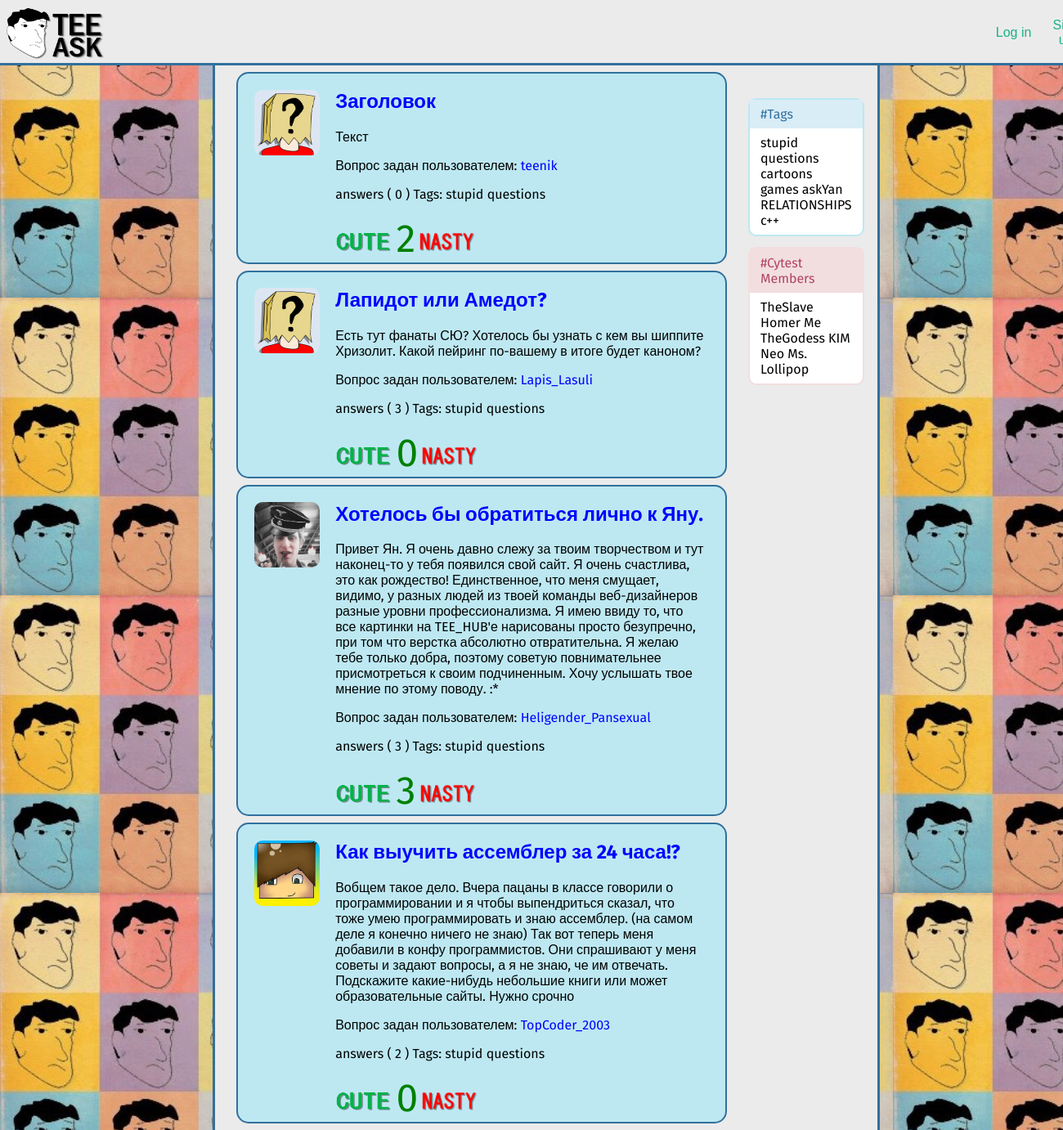
The app's page /, older data.
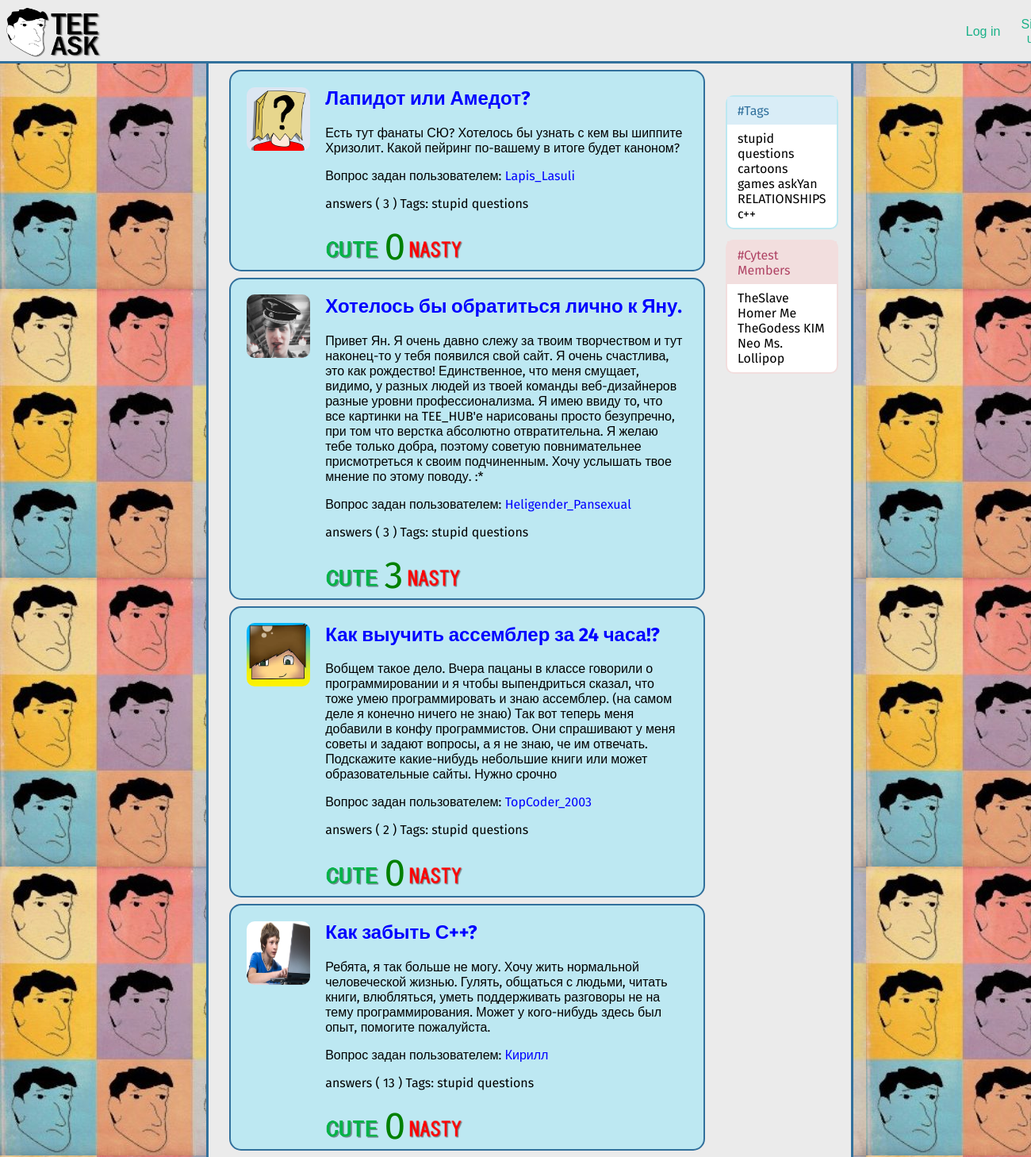
The same page, newer data.
### TeeAsk/models.py (models this page shows, shortened)
class Post(models.Model):
    author = models.ForeignKey(Profile, default=None, on_delete=models.CASCADE)
    date = models.DateTimeField(auto_now_add=True, auto_now=False)
    title = models.TextField()
    text = models.TextField()
    answers = models.IntegerField(default=0)
    likes = models.IntegerField(default=0)

class Profile(User):
    avatar = models.ImageField(upload_to='media', default='default.png')
    objects = UserManager()

### TeeAsk/views.py (the view, shortened to what this page needs)
# urls.py: url(r'^$', IndexView.as_view()),
class IndexView(View):
    def get(self, request):
        ques_form = QuestionForm(initial={'title': 'Заголовок', 'text': 'Текст'})
        title = 'TeeAsk'
        posts = Post.objects.order_by('-id')[:4];
        likes = None
        if request.user.is_authenticated:#  is not None or request.user is not AnonymousUser:
            liked_posts = Like.objects.filter(user=request).values_list("post")
            likes = Like.objects.filter(user=request.user)
        return render(request, 'index.html', locals())

### templates/index.html (shortened to what this page needs)
{% extends "base.html" %}
{% load staticfiles %}
{% block styles %}
    <link rel="stylesheet" href="https://cdnjs.cloudflare.com/ajax/libs/normalize/5.0.0/normalize.min.css">
    <link rel="stylesheet" href="../static/css/nqst.css?v=1.4">
{% endblock %}
{% block center %}
    <div id='thread' class='center'>
        {% for p in posts %}
            <div class="post" id="post_id-{{ p.id }}">
                <div class="post-pic">
                    <img class='post-img' src="{{ MEDIA_URL }}{{ p.author.avatar.url }}"/>
                </div>
                <div class="post-text">
                    <h2>
                        <a id='title' href="{% url 'get question' p.id %}">{{ p.title }}</a>
                    </h2>
                    <p id='post-text'>{{ p.text }}</p>
                    <p>Вопрос задан пользователем: <a id="user_anchor"
                                                      href="{% url 'get user posts' p.id %}">{{ p.author }}</a></p>
                    <p>answers ( {{ p.answers }} ) Tags: stupid questions</p>
                    <div>
                        <img class="rating-img" id='like' src="../static/img/lois.png">
                        {% if p.likes >= 0 %}
                            <font id='score' size='7' color='green'>{{ p.likes }}</font>
                        {% else %}
                            <font id='score' size='7' color='red'>{{ p.likes }}</font>
                        {% endif %}
                        <img class="rating-img" id='dislike' src="../static/img/dislois.png">
                    </div>
                </div>
            </div>
        {% endfor %}
    </div>
{% endblock %}

### templates/base.html (shortened to what this page needs)
{% load staticfiles %}
<!DOCTYPE HTML>
<html>
<head>
    <link rel="stylesheet" type="text/css" href="../static/css/base.css?v=1.9">
    <link rel="stylesheet" type="text/css" href="../static/css/modal.css?v=1.0">
    {% block styles %}
    {% endblock %}
</head>
<body>
<div class="grid">
    <div>
        <a href="../../"><img src="../static/img/newlogo.png" class="logo" ></a>
        {% if user.username %}
            <button class="header-button-right"><a href="/logout">Log out</a></button>
            <button class="header-button-right" id="set_button"><a>Settings</a></button>
            <img src={{ user.avatar.url }} class="header-button-right">
        {% else %}
            <button class="header-button-right"><a href="/register">Sing up</a></button>
            <button class="header-button-right"><a href="/login">Log in</a> </button>
        {% endif %}
    </div>
    <div class='center'>
        {% block center %}
        {% endblock %}
    </div>
    <div>
        <div class='panel'>
            <div class='panel-head'>
                #Tags
            </div>
            <div class="panel-body">
                stupid questions cartoons
                games askYan
                RELATIONSHIPS
                c++
            </div>
        </div>
        <div class='panel-2'>
            <div class='panel-head-2'>
                #Cytest Members
            </div>
            <div class="panel-body">
                TheSlave Homer
                Me TheGodess
                KIM Neo Ms. Lollipop
            </div>
        </div>
    </div>
</div>
</body>
</html>

### static/css/base.css (style rules this page uses)
:root { --bg: #ebebeb; --border: #31709c; --post_bg: #bde8f2 }
body { height: 100%; margin: 0; font-family: 'Fira Sans', sans-serif; }
.grid { background-image: url(../img/back.jpg); background-repeat: repeat; display: grid; width: 100%; min-height: 100vh; grid-template-columns: 10fr 5fr; grid-template-rows: [header-top] 10vh [header-bottom main-top] auto [main-bottom]; grid-template-areas: "banner banner" "container menu"; }
.grid > :nth-child(1) { background-color: var(--bg); grid-column-start: banner-start; grid-column-end: banner-end; grid-row-start: header-top; grid-row-end: header-bottom; border-bottom: 3px solid var(--border); }
.grid > :nth-child(2) { background-color: var(--bg); grid-row-start: header-bottom; grid-row-end: main-bottom; border-left: 3px solid var(--border); ); margin-left: 20vw; }
.grid > :nth-child(3) { border-right: 3px solid var(--border); ); background-color: var(--bg); grid-row-start: header-bottom; grid-row-end: main-bottom; margin-right: 20vw; }
.logo { float: left; cursor: pointer; width: 15vh;; height: 8vh; margin: 1vh; }
.header-button-right { font-size: 16px; cursor: pointer; background-color: transparent; border: none; width: 8vh;; height: 8vh; margin-top: 1vh; margin-bottom: 1vh; float: right; }
.post { min-width: 600px; margin: 1vh 2vw; border: solid 2px var(--border); border-radius: 15px; background-color: var(--post_bg); }
.post-pic { padding-left: 1.5vw; padding-top: 1.5vw; float: left; }
.post-text { margin-left: 20%; margin-right: 2vw; }
.post-img { width: 4vw; height: 4vw; min-width: 80px; min-height: 80px; border-radius: 10px; }
.post a { text-decoration: none; color: blue; }
.rating-img { cursor: pointer; max-width: 70px; width: 7vw; height: 3vh; }
.panel { background-color: white; margin: 1vh 2vh 1vw 0; border: solid 2px #bce8f1; border-radius: 10px; }
.panel-head { color: #31709c; padding: 1vh 1vw; background-color: #d9edf7; }
.panel-body { padding: 1vh 1vw; }
.panel-2 { background-color: white; margin: 1vh 2vh 1vw 0; border: solid 2px #f2dede; border-radius: 10px; }
.panel-head-2 { color: #b04465; padding: 1vh 1vw; background-color: #f2dede; }

### static/css/nqst.css (style rules this page uses)
*, *:before, *:after { box-sizing: border-box; }
html { overflow-y: scroll; }
body { height: 100%; background: #c1bdba; font-family: 'Titillium Web', sans-serif; }
a { text-decoration: none; color: #1ab188; -webkit-transition: .5s ease; transition: .5s ease; }
body { margin: 0; font-family: 'Fira Sans', sans-serif; }
.panel { margin-top: 40px; }

Row changes from the older to the newer data that the page shows:
removed Post: author.avatar (placeholder picture), title "Заголовок", text "Текст", author "teenik", answers "0", likes "2"
now on this page (row edited): Post: author.avatar (picture), title "Как забыть С++?", text "Ребята, я так больше не могу. Хочу жить нормальной человеческой жизнью. Гулять, общаться с людьми, читать книги, влюбляться, уметь поддерживать разговоры не на тему программирования. Может у кого-нибудь здесь был опыт, помогите пожалуйста.", author "Кирилл", answers "13", likes "0"
